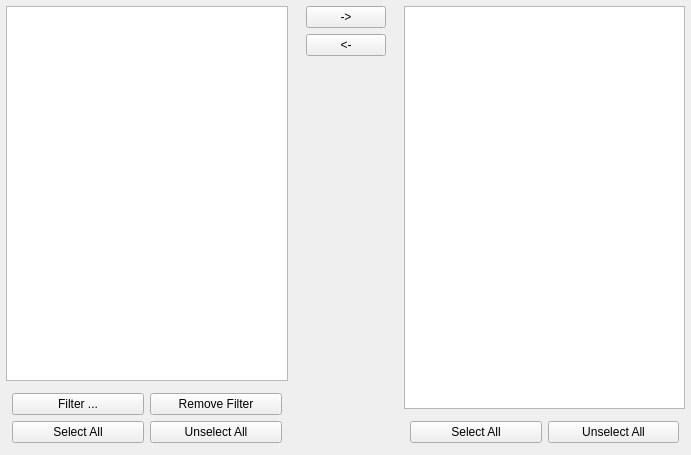
<?xml version="1.0" encoding="UTF-8"?>
<ui version="4.0">
 <class>ObjectSelectorWidget_q</class>
 <widget class="QWidget" name="ObjectSelectorWidget_q">
  <property name="geometry">
   <rect>
    <x>0</x>
    <y>0</y>
    <width>691</width>
    <height>455</height>
   </rect>
  </property>
  <property name="windowTitle">
   <string>Form</string>
  </property>
  <layout class="QGridLayout" name="gridLayout">
   <property name="margin">
    <number>0</number>
   </property>
   <item row="0" column="0">
    <layout class="QVBoxLayout" name="_6">
     <property name="margin">
      <number>6</number>
     </property>
     <item>
      <widget class="QListWidget" name="objectResultList">
       <property name="selectionMode">
        <enum>QAbstractItemView::MultiSelection</enum>
       </property>
      </widget>
     </item>
     <item>
      <layout class="QGridLayout" name="_7">
       <property name="margin">
        <number>6</number>
       </property>
       <item row="0" column="1">
        <widget class="QPushButton" name="remObjFilterButton">
         <property name="text">
          <string>Remove Filter</string>
         </property>
        </widget>
       </item>
       <item row="1" column="0">
        <widget class="QPushButton" name="selAllResButton">
         <property name="text">
          <string>Select All</string>
         </property>
        </widget>
       </item>
       <item row="0" column="0">
        <widget class="QPushButton" name="objFilterButton">
         <property name="text">
          <string>Filter ...</string>
         </property>
        </widget>
       </item>
       <item row="1" column="1">
        <widget class="QPushButton" name="unselAllResButton">
         <property name="text">
          <string>Unselect All</string>
         </property>
        </widget>
       </item>
      </layout>
     </item>
    </layout>
   </item>
   <item row="0" column="1">
    <layout class="QVBoxLayout" name="_8">
     <property name="margin">
      <number>6</number>
     </property>
     <item>
      <widget class="QPushButton" name="addObjButton">
       <property name="text">
        <string>-&gt;</string>
       </property>
      </widget>
     </item>
     <item>
      <widget class="QPushButton" name="remObjButton">
       <property name="text">
        <string>&lt;-</string>
       </property>
      </widget>
     </item>
     <item>
      <spacer>
       <property name="orientation">
        <enum>Qt::Vertical</enum>
       </property>
       <property name="sizeType">
        <enum>QSizePolicy::Expanding</enum>
       </property>
       <property name="sizeHint" stdset="0">
        <size>
         <width>20</width>
         <height>240</height>
        </size>
       </property>
      </spacer>
     </item>
    </layout>
   </item>
   <item row="0" column="2">
    <layout class="QVBoxLayout" name="_9">
     <property name="margin">
      <number>6</number>
     </property>
     <item>
      <widget class="QListWidget" name="objectList">
       <property name="selectionMode">
        <enum>QAbstractItemView::MultiSelection</enum>
       </property>
      </widget>
     </item>
     <item>
      <layout class="QHBoxLayout" name="_10">
       <property name="margin">
        <number>6</number>
       </property>
       <item>
        <widget class="QPushButton" name="selAllObjButton">
         <property name="text">
          <string>Select All</string>
         </property>
        </widget>
       </item>
       <item>
        <widget class="QPushButton" name="unselAllObjButton">
         <property name="text">
          <string>Unselect All</string>
         </property>
        </widget>
       </item>
      </layout>
     </item>
    </layout>
   </item>
  </layout>
 </widget>
 <resources/>
 <connections>
  <connection>
   <sender>addObjButton</sender>
   <signal>clicked()</signal>
   <receiver>ObjectSelectorWidget_q</receiver>
   <slot>addObject()</slot>
   <hints>
    <hint type="sourcelabel">
     <x>345</x>
     <y>28</y>
    </hint>
    <hint type="destinationlabel">
     <x>344</x>
     <y>227</y>
    </hint>
   </hints>
  </connection>
  <connection>
   <sender>objFilterButton</sender>
   <signal>clicked()</signal>
   <receiver>ObjectSelectorWidget_q</receiver>
   <slot>addFilter()</slot>
   <hints>
    <hint type="sourcelabel">
     <x>84</x>
     <y>384</y>
    </hint>
    <hint type="destinationlabel">
     <x>344</x>
     <y>227</y>
    </hint>
   </hints>
  </connection>
  <connection>
   <sender>remObjButton</sender>
   <signal>clicked()</signal>
   <receiver>ObjectSelectorWidget_q</receiver>
   <slot>removeObject()</slot>
   <hints>
    <hint type="sourcelabel">
     <x>345</x>
     <y>64</y>
    </hint>
    <hint type="destinationlabel">
     <x>344</x>
     <y>227</y>
    </hint>
   </hints>
  </connection>
  <connection>
   <sender>remObjFilterButton</sender>
   <signal>clicked()</signal>
   <receiver>ObjectSelectorWidget_q</receiver>
   <slot>removeFilter()</slot>
   <hints>
    <hint type="sourcelabel">
     <x>220</x>
     <y>384</y>
    </hint>
    <hint type="destinationlabel">
     <x>344</x>
     <y>227</y>
    </hint>
   </hints>
  </connection>
  <connection>
   <sender>selAllObjButton</sender>
   <signal>clicked()</signal>
   <receiver>ObjectSelectorWidget_q</receiver>
   <slot>selectAllUsed()</slot>
   <hints>
    <hint type="sourcelabel">
     <x>469</x>
     <y>420</y>
    </hint>
    <hint type="destinationlabel">
     <x>344</x>
     <y>227</y>
    </hint>
   </hints>
  </connection>
  <connection>
   <sender>selAllResButton</sender>
   <signal>clicked()</signal>
   <receiver>ObjectSelectorWidget_q</receiver>
   <slot>selectAllResults()</slot>
   <hints>
    <hint type="sourcelabel">
     <x>84</x>
     <y>420</y>
    </hint>
    <hint type="destinationlabel">
     <x>344</x>
     <y>227</y>
    </hint>
   </hints>
  </connection>
  <connection>
   <sender>unselAllObjButton</sender>
   <signal>clicked()</signal>
   <receiver>ObjectSelectorWidget_q</receiver>
   <slot>unselectAllUsed()</slot>
   <hints>
    <hint type="sourcelabel">
     <x>605</x>
     <y>420</y>
    </hint>
    <hint type="destinationlabel">
     <x>344</x>
     <y>227</y>
    </hint>
   </hints>
  </connection>
  <connection>
   <sender>unselAllResButton</sender>
   <signal>clicked()</signal>
   <receiver>ObjectSelectorWidget_q</receiver>
   <slot>unselectAllResults()</slot>
   <hints>
    <hint type="sourcelabel">
     <x>220</x>
     <y>420</y>
    </hint>
    <hint type="destinationlabel">
     <x>344</x>
     <y>227</y>
    </hint>
   </hints>
  </connection>
 </connections>
 <slots>
  <slot>addFilter()</slot>
  <slot>removeFilter()</slot>
  <slot>selectAllResults()</slot>
  <slot>unselectAllResults()</slot>
  <slot>selectAllUsed()</slot>
  <slot>unselectAllUsed()</slot>
  <slot>addObject()</slot>
  <slot>removeObject()</slot>
 </slots>
</ui>
